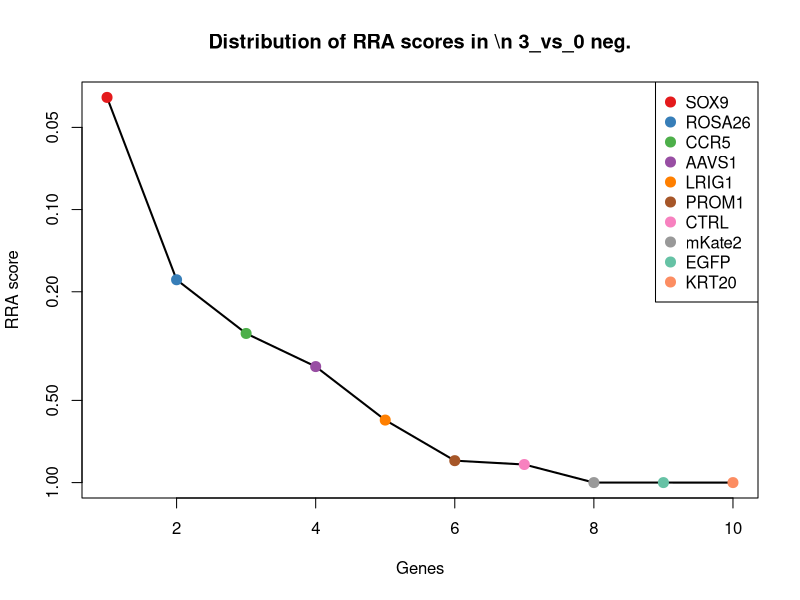
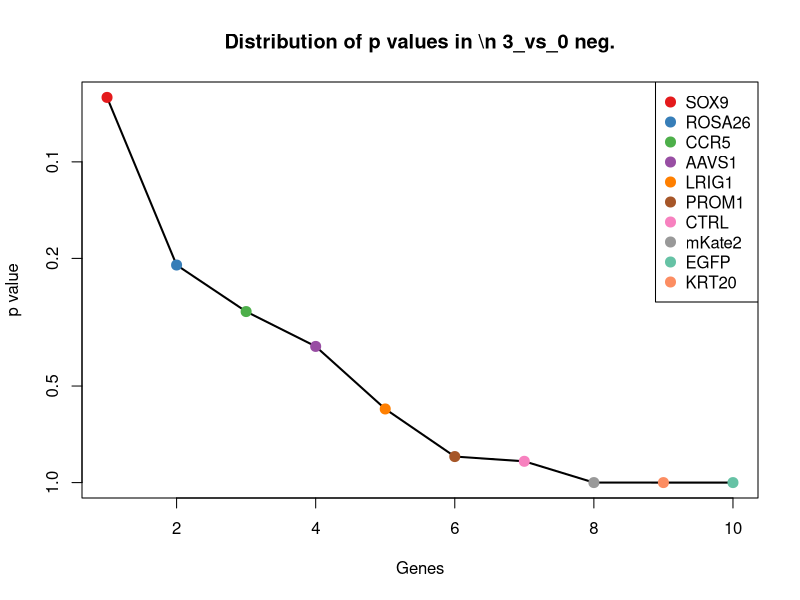
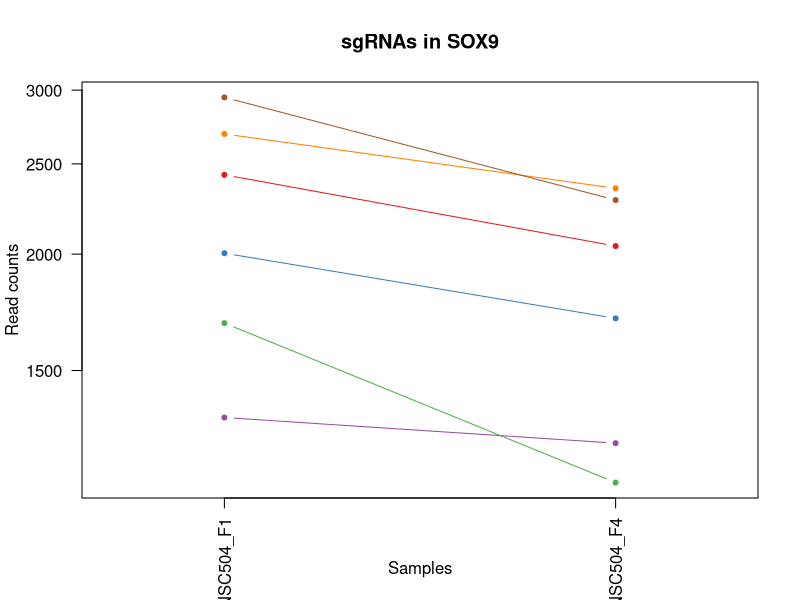
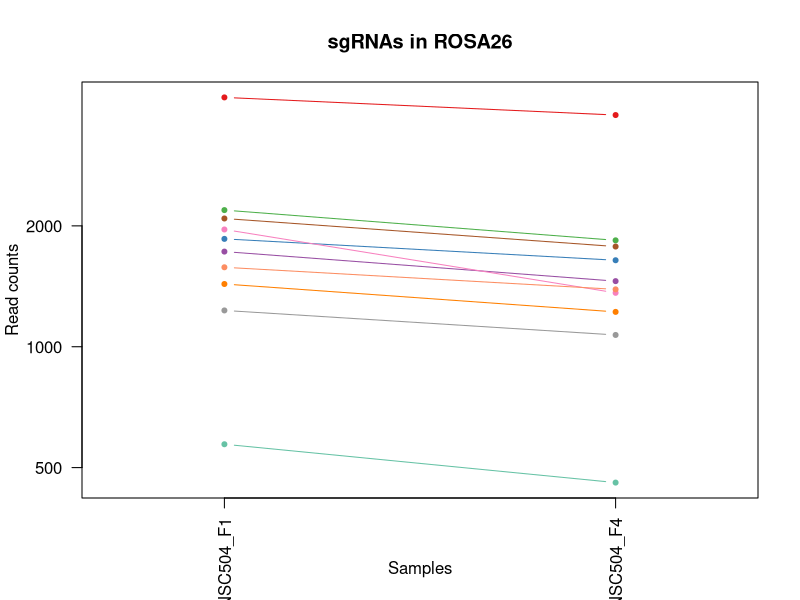
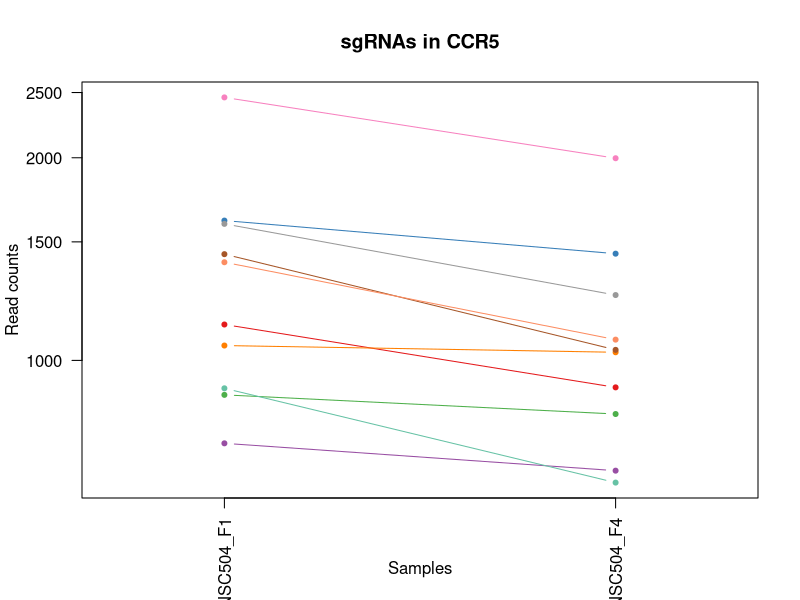
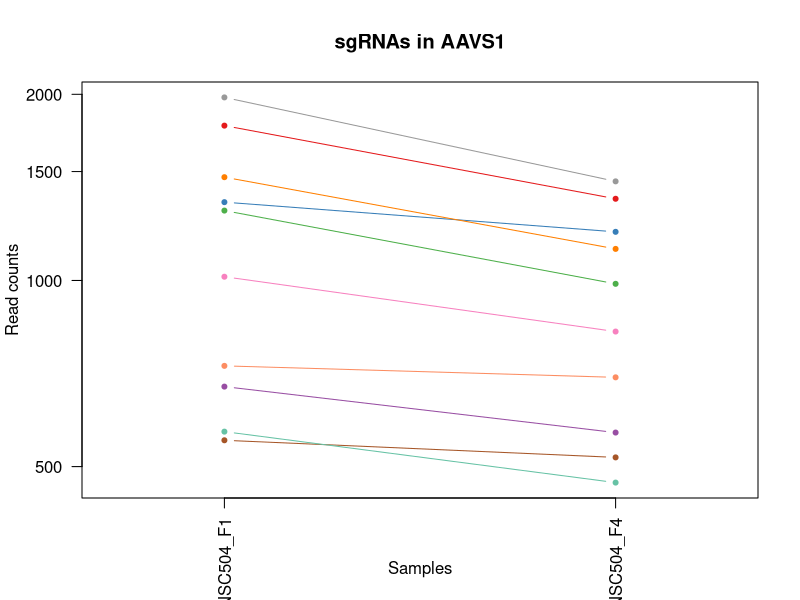
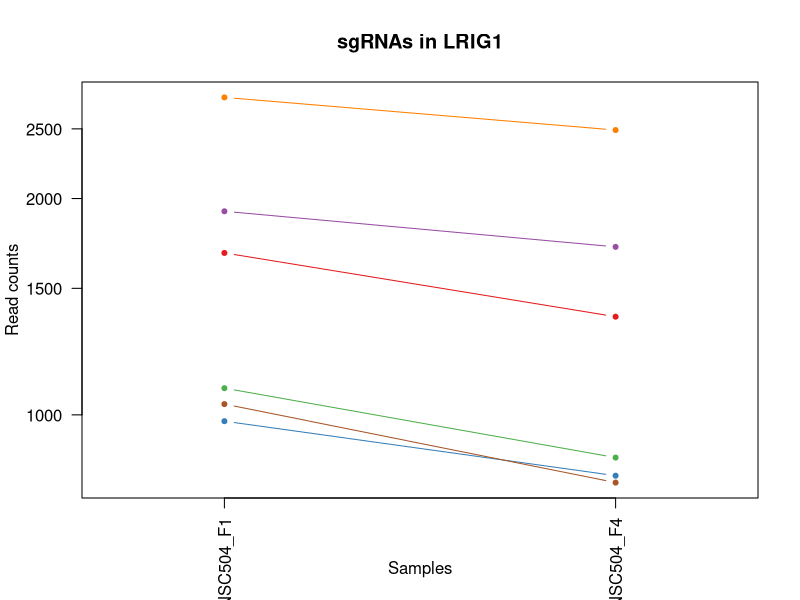
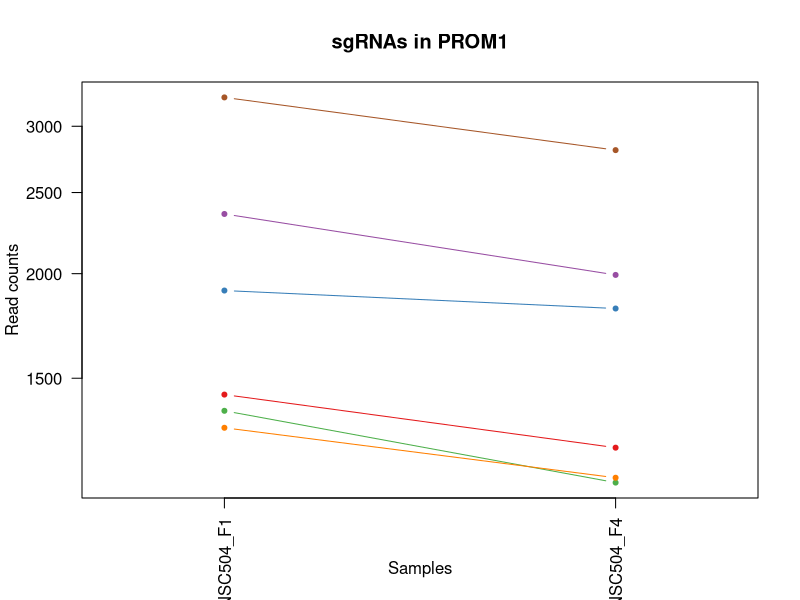

The R script that drew these images, in order: (Note: this script raises an error after producing the figures.)
pdf(file='S4A_c0_t3.pdf',width=4.5,height=4.5);
gstable=read.table('S4A_c0_t3.gene_summary.txt',header=T)
# 
#
# parameters
# Do not modify the variables beginning with "__"

# gstablename='__GENE_SUMMARY_FILE__'
startindex=3
# outputfile='__OUTPUT_FILE__'
targetgenelist=c("SOX9","ROSA26","CCR5","AAVS1","LRIG1","PROM1","CTRL","mKate2","EGFP","KRT20")
# samplelabel=sub('.\\w+.\\w+$','',colnames(gstable)[startindex]);
samplelabel='3_vs_0 neg.'


# You need to write some codes in front of this code:
# gstable=read.table(gstablename,header=T)
# pdf(file=outputfile,width=6,height=6)


# set up color using RColorBrewer
#library(RColorBrewer)
#colors <- brewer.pal(length(targetgenelist), "Set1")

colors=c( "#E41A1C", "#377EB8", "#4DAF4A", "#984EA3", "#FF7F00",  "#A65628", "#F781BF",
          "#999999", "#66C2A5", "#FC8D62", "#8DA0CB", "#E78AC3", "#A6D854", "#FFD92F", "#E5C494", "#B3B3B3", 
          "#8DD3C7", "#FFFFB3", "#BEBADA", "#FB8072", "#80B1D3", "#FDB462", "#B3DE69", "#FCCDE5",
          "#D9D9D9", "#BC80BD", "#CCEBC5", "#FFED6F")

######
# function definition

plotrankedvalues<-function(val, tglist, ...){
  
  plot(val,log='y',ylim=c(max(val),min(val)),type='l',lwd=2, ...)
  if(length(tglist)>0){
    for(i in 1:length(tglist)){
      targetgene=tglist[i];
      tx=which(names(val)==targetgene);ty=val[targetgene];
      points(tx,ty,col=colors[(i %% length(colors)) ],cex=2,pch=20)
      # text(tx+50,ty,targetgene,col=colors[i])
    }
    legend('topright',tglist,pch=20,pt.cex = 2,cex=1,col=colors)
  }
}



plotrandvalues<-function(val,targetgenelist, ...){
  # choose the one with the best distance distribution
  
  mindiffvalue=0;
  randval=val;
  for(i in 1:20){
    randval0=sample(val)
    vindex=sort(which(names(randval0) %in% targetgenelist))
    if(max(vindex)>0.9*length(val)){
      # print('pass...')
      next;
    }
    mindiffind=min(diff(vindex));
    if (mindiffind > mindiffvalue){
      mindiffvalue=mindiffind;
      randval=randval0;
      # print(paste('Diff: ',mindiffvalue))
    }
  }
  plot(randval,log='y',ylim=c(max(randval),min(randval)),pch=20,col='grey', ...)
  
  if(length(targetgenelist)>0){
    for(i in 1:length(targetgenelist)){
      targetgene=targetgenelist[i];
      tx=which(names(randval)==targetgene);ty=randval[targetgene];
      points(tx,ty,col=colors[(i %% length(colors)) ],cex=2,pch=20)
      text(tx+50,ty,targetgene,col=colors[i])
    }
  }
  
}




# set.seed(1235)



pvec=gstable[,startindex]
names(pvec)=gstable[,'id']
pvec=sort(pvec);

plotrankedvalues(pvec,targetgenelist,xlab='Genes',ylab='RRA score',main=paste('Distribution of RRA scores in \\n',samplelabel))

# plotrandvalues(pvec,targetgenelist,xlab='Genes',ylab='RRA score',main=paste('Distribution of RRA scores in \\n',samplelabel))


pvec=gstable[,startindex+1]
names(pvec)=gstable[,'id']
pvec=sort(pvec);

plotrankedvalues(pvec,targetgenelist,xlab='Genes',ylab='p value',main=paste('Distribution of p values in \\n',samplelabel))

# plotrandvalues(pvec,targetgenelist,xlab='Genes',ylab='p value',main=paste('Distribution of p values in \\n',samplelabel))



# you need to write after this code:
# dev.off()






# parameters
# Do not modify the variables beginning with "__"
targetmat=list(c(2432.1682884463703,2039.3109470822533),c(2003.648450447097,1705.4163439653537),c(1685.4406499525871,1135.9983522475816),c(1334.3513767403113,1252.3412309540367),c(2690.9772995152384,2352.3962548207624),c(2945.543539910846,2285.238983372321))
targetgene="SOX9"
collabel=c("S25_MNSC504_F1","S28_MNSC504_F4")

# set up color using RColorBrewer
#library(RColorBrewer)
#colors <- brewer.pal(length(targetgenelist), "Set1")

colors=c( "#E41A1C", "#377EB8", "#4DAF4A", "#984EA3", "#FF7F00",  "#A65628", "#F781BF",
          "#999999", "#66C2A5", "#FC8D62", "#8DA0CB", "#E78AC3", "#A6D854", "#FFD92F", "#E5C494", "#B3B3B3", 
          "#8DD3C7", "#FFFFB3", "#BEBADA", "#FB8072", "#80B1D3", "#FDB462", "#B3DE69", "#FCCDE5",
          "#D9D9D9", "#BC80BD", "#CCEBC5", "#FFED6F")


## code

targetmatvec=unlist(targetmat)+1
yrange=range(targetmatvec[targetmatvec>0]);
# yrange[1]=1; # set the minimum value to 1
for(i in 1:length(targetmat)){
  vali=targetmat[[i]]+1;
  if(i==1){
    plot(1:length(vali),vali,type='b',las=1,pch=20,main=paste('sgRNAs in',targetgene),ylab='Read counts',xlab='Samples',xlim=c(0.7,length(vali)+0.3),ylim = yrange,col=colors[(i %% length(colors))],xaxt='n',log='y')
    axis(1,at=1:length(vali),labels=(collabel),las=2)
    # lines(0:100,rep(1,101),col='black');
  }else{
    lines(1:length(vali),vali,type='b',pch=20,col=colors[(i %% length(colors))])
  }
}




# parameters
# Do not modify the variables beginning with "__"
targetmat=list(c(4177.007727824599,3774.995357052538),c(1855.1514768829925,1641.0967037048745),c(2188.208974733913,1839.7308868622367),c(1724.6862786802435,1455.7047994246695),c(1431.9351022252943,1220.1814108237973),c(2085.3217859073548,1775.4112466017575),c(1958.0386657095505,1361.117093159259),c(1230.403495245438,1068.8410807991402),c(570.6526555534876,457.8044983245875),c(1576.1893051161387,1388.5475279762281))
targetgene="ROSA26"
collabel=c("S25_MNSC504_F1","S28_MNSC504_F4")

# set up color using RColorBrewer
#library(RColorBrewer)
#colors <- brewer.pal(length(targetgenelist), "Set1")

colors=c( "#E41A1C", "#377EB8", "#4DAF4A", "#984EA3", "#FF7F00",  "#A65628", "#F781BF",
          "#999999", "#66C2A5", "#FC8D62", "#8DA0CB", "#E78AC3", "#A6D854", "#FFD92F", "#E5C494", "#B3B3B3", 
          "#8DD3C7", "#FFFFB3", "#BEBADA", "#FB8072", "#80B1D3", "#FDB462", "#B3DE69", "#FCCDE5",
          "#D9D9D9", "#BC80BD", "#CCEBC5", "#FFED6F")


## code

targetmatvec=unlist(targetmat)+1
yrange=range(targetmatvec[targetmatvec>0]);
# yrange[1]=1; # set the minimum value to 1
for(i in 1:length(targetmat)){
  vali=targetmat[[i]]+1;
  if(i==1){
    plot(1:length(vali),vali,type='b',las=1,pch=20,main=paste('sgRNAs in',targetgene),ylab='Read counts',xlab='Samples',xlim=c(0.7,length(vali)+0.3),ylim = yrange,col=colors[(i %% length(colors))],xaxt='n',log='y')
    axis(1,at=1:length(vali),labels=(collabel),las=2)
    # lines(0:100,rep(1,101),col='black');
  }else{
    lines(1:length(vali),vali,type='b',pch=20,col=colors[(i %% length(colors))])
  }
}




# parameters
# Do not modify the variables beginning with "__"
targetmat=list(c(1129.6376917555099,910.8796113359044),c(1612.2528558388499,1439.6248893595498),c(887.7997633796825,831.4259380729594),c(752.0311018353583,684.814993361573),c(1051.1464343001976,1027.2224900423594),c(1437.2385655668695,1035.7353836062464),c(2457.624912485931,1995.8006022001643),c(1594.2210804774943,1249.5035997660743),c(907.9529240776681,657.3845585446039),c(1397.9929368392134,1072.6245890497567))
targetgene="CCR5"
collabel=c("S25_MNSC504_F1","S28_MNSC504_F4")

# set up color using RColorBrewer
#library(RColorBrewer)
#colors <- brewer.pal(length(targetgenelist), "Set1")

colors=c( "#E41A1C", "#377EB8", "#4DAF4A", "#984EA3", "#FF7F00",  "#A65628", "#F781BF",
          "#999999", "#66C2A5", "#FC8D62", "#8DA0CB", "#E78AC3", "#A6D854", "#FFD92F", "#E5C494", "#B3B3B3", 
          "#8DD3C7", "#FFFFB3", "#BEBADA", "#FB8072", "#80B1D3", "#FDB462", "#B3DE69", "#FCCDE5",
          "#D9D9D9", "#BC80BD", "#CCEBC5", "#FFED6F")


## code

targetmatvec=unlist(targetmat)+1
yrange=range(targetmatvec[targetmatvec>0]);
# yrange[1]=1; # set the minimum value to 1
for(i in 1:length(targetmat)){
  vali=targetmat[[i]]+1;
  if(i==1){
    plot(1:length(vali),vali,type='b',las=1,pch=20,main=paste('sgRNAs in',targetgene),ylab='Read counts',xlab='Samples',xlim=c(0.7,length(vali)+0.3),ylim = yrange,col=colors[(i %% length(colors))],xaxt='n',log='y')
    axis(1,at=1:length(vali),labels=(collabel),las=2)
    # lines(0:100,rep(1,101),col='black');
  }else{
    lines(1:length(vali),vali,type='b',pch=20,col=colors[(i %% length(colors))])
  }
}




# parameters
# Do not modify the variables beginning with "__"
targetmat=list(c(1778.78160476431,1354.4959537206803),c(1337.5334547452564,1197.4803613200986),c(1296.16644068097,986.5497763482329),c(672.4791517117308,566.5803605298097),c(1467.9986529480054,1123.7019504330783),c(550.499494855502,516.4488762091421),c(1012.9614982408564,825.7506756970348),c(1976.070441070906,1445.3001517354744),c(568.5312702168576,470.1009001390908),c(726.5744777957975,696.1655181134222))
targetgene="AAVS1"
collabel=c("S25_MNSC504_F1","S28_MNSC504_F4")

# set up color using RColorBrewer
#library(RColorBrewer)
#colors <- brewer.pal(length(targetgenelist), "Set1")

colors=c( "#E41A1C", "#377EB8", "#4DAF4A", "#984EA3", "#FF7F00",  "#A65628", "#F781BF",
          "#999999", "#66C2A5", "#FC8D62", "#8DA0CB", "#E78AC3", "#A6D854", "#FFD92F", "#E5C494", "#B3B3B3", 
          "#8DD3C7", "#FFFFB3", "#BEBADA", "#FB8072", "#80B1D3", "#FDB462", "#B3DE69", "#FCCDE5",
          "#D9D9D9", "#BC80BD", "#CCEBC5", "#FFED6F")


## code

targetmatvec=unlist(targetmat)+1
yrange=range(targetmatvec[targetmatvec>0]);
# yrange[1]=1; # set the minimum value to 1
for(i in 1:length(targetmat)){
  vali=targetmat[[i]]+1;
  if(i==1){
    plot(1:length(vali),vali,type='b',las=1,pch=20,main=paste('sgRNAs in',targetgene),ylab='Read counts',xlab='Samples',xlim=c(0.7,length(vali)+0.3),ylim = yrange,col=colors[(i %% length(colors))],xaxt='n',log='y')
    axis(1,at=1:length(vali),labels=(collabel),las=2)
    # lines(0:100,rep(1,101),col='black');
  }else{
    lines(1:length(vali),vali,type='b',pch=20,col=colors[(i %% length(colors))])
  }
}




# parameters
# Do not modify the variables beginning with "__"
targetmat=list(c(1679.076493942697,1368.684109660492),c(979.0193328547753,821.9671674464184),c(1088.2706776912237,871.1527747044319),c(1918.7930369818944,1712.0374834039324),c(2764.1650936289757,2489.548428905608),c(1034.175351607157,803.9955032559903))
targetgene="LRIG1"
collabel=c("S25_MNSC504_F1","S28_MNSC504_F4")

# set up color using RColorBrewer
#library(RColorBrewer)
#colors <- brewer.pal(length(targetgenelist), "Set1")

colors=c( "#E41A1C", "#377EB8", "#4DAF4A", "#984EA3", "#FF7F00",  "#A65628", "#F781BF",
          "#999999", "#66C2A5", "#FC8D62", "#8DA0CB", "#E78AC3", "#A6D854", "#FFD92F", "#E5C494", "#B3B3B3", 
          "#8DD3C7", "#FFFFB3", "#BEBADA", "#FB8072", "#80B1D3", "#FDB462", "#B3DE69", "#FCCDE5",
          "#D9D9D9", "#BC80BD", "#CCEBC5", "#FFED6F")


## code

targetmatvec=unlist(targetmat)+1
yrange=range(targetmatvec[targetmatvec>0]);
# yrange[1]=1; # set the minimum value to 1
for(i in 1:length(targetmat)){
  vali=targetmat[[i]]+1;
  if(i==1){
    plot(1:length(vali),vali,type='b',las=1,pch=20,main=paste('sgRNAs in',targetgene),ylab='Read counts',xlab='Samples',xlim=c(0.7,length(vali)+0.3),ylim = yrange,col=colors[(i %% length(colors))],xaxt='n',log='y')
    axis(1,at=1:length(vali),labels=(collabel),las=2)
    # lines(0:100,rep(1,101),col='black');
  }else{
    lines(1:length(vali),vali,type='b',pch=20,col=colors[(i %% length(colors))])
  }
}




# parameters
# Do not modify the variables beginning with "__"
targetmat=list(c(1432.9957948936094,1238.1530750142251),c(1908.186110298744,1816.083960295884),c(1370.4149274630224,1124.6478274957324),c(2355.798416327688,1992.0170939495479),c(1307.8340600324354,1139.781860498198),c(3246.7802577123157,2808.3089990200415))
targetgene="PROM1"
collabel=c("S25_MNSC504_F1","S28_MNSC504_F4")

# set up color using RColorBrewer
#library(RColorBrewer)
#colors <- brewer.pal(length(targetgenelist), "Set1")

colors=c( "#E41A1C", "#377EB8", "#4DAF4A", "#984EA3", "#FF7F00",  "#A65628", "#F781BF",
          "#999999", "#66C2A5", "#FC8D62", "#8DA0CB", "#E78AC3", "#A6D854", "#FFD92F", "#E5C494", "#B3B3B3", 
          "#8DD3C7", "#FFFFB3", "#BEBADA", "#FB8072", "#80B1D3", "#FDB462", "#B3DE69", "#FCCDE5",
          "#D9D9D9", "#BC80BD", "#CCEBC5", "#FFED6F")


## code

targetmatvec=unlist(targetmat)+1
yrange=range(targetmatvec[targetmatvec>0]);
# yrange[1]=1; # set the minimum value to 1
for(i in 1:length(targetmat)){
  vali=targetmat[[i]]+1;
  if(i==1){
    plot(1:length(vali),vali,type='b',las=1,pch=20,main=paste('sgRNAs in',targetgene),ylab='Read counts',xlab='Samples',xlim=c(0.7,length(vali)+0.3),ylim = yrange,col=colors[(i %% length(colors))],xaxt='n',log='y')
    axis(1,at=1:length(vali),labels=(collabel),las=2)
    # lines(0:100,rep(1,101),col='black');
  }else{
    lines(1:length(vali),vali,type='b',pch=20,col=colors[(i %% length(colors))])
  }
}




# parameters
# Do not modify the variables beginning with "__"
targetmat=list(c(1249.4959632751086,1004.521440538661),c(1199.6434078643022,1082.0833596762977),c(3700.7567197511494,3374.889359549851),c(672.4791517117308,560.9050981538851),c(1367.2328494580772,1132.2148439969653),c(2506.4167752284225,2078.0919066510714),c(1466.9379602796905,1301.5268382120503),c(1451.027570254965,1318.5526253398243),c(1216.6144905573426,1153.0241393753556),c(2116.0818732884904,1933.3727160649933))
targetgene="CTRL"
collabel=c("S25_MNSC504_F1","S28_MNSC504_F4")

# set up color using RColorBrewer
#library(RColorBrewer)
#colors <- brewer.pal(length(targetgenelist), "Set1")

colors=c( "#E41A1C", "#377EB8", "#4DAF4A", "#984EA3", "#FF7F00",  "#A65628", "#F781BF",
          "#999999", "#66C2A5", "#FC8D62", "#8DA0CB", "#E78AC3", "#A6D854", "#FFD92F", "#E5C494", "#B3B3B3", 
          "#8DD3C7", "#FFFFB3", "#BEBADA", "#FB8072", "#80B1D3", "#FDB462", "#B3DE69", "#FCCDE5",
          "#D9D9D9", "#BC80BD", "#CCEBC5", "#FFED6F")


## code

targetmatvec=unlist(targetmat)+1
yrange=range(targetmatvec[targetmatvec>0]);
# yrange[1]=1; # set the minimum value to 1
for(i in 1:length(targetmat)){
  vali=targetmat[[i]]+1;
  if(i==1){
    plot(1:length(vali),vali,type='b',las=1,pch=20,main=paste('sgRNAs in',targetgene),ylab='Read counts',xlab='Samples',xlim=c(0.7,length(vali)+0.3),ylim = yrange,col=colors[(i %% length(colors))],xaxt='n',log='y')
    axis(1,at=1:length(vali),labels=(collabel),las=2)
    # lines(0:100,rep(1,101),col='black');
  }else{
    lines(1:length(vali),vali,type='b',pch=20,col=colors[(i %% length(colors))])
  }
}




# parameters
# Do not modify the variables beginning with "__"
targetmat=list(c(2345.191489644538,3147.8788645128657),c(2825.6852683912475,4160.913198615413),c(2700.5235335300736,3542.3095996396282),c(1871.061866907718,2168.896104665866),c(2142.5991899963665,3045.7241417462224),c(3965.929886829908,5326.233739805272))
targetgene="mKate2"
collabel=c("S25_MNSC504_F1","S28_MNSC504_F4")

# set up color using RColorBrewer
#library(RColorBrewer)
#colors <- brewer.pal(length(targetgenelist), "Set1")

colors=c( "#E41A1C", "#377EB8", "#4DAF4A", "#984EA3", "#FF7F00",  "#A65628", "#F781BF",
          "#999999", "#66C2A5", "#FC8D62", "#8DA0CB", "#E78AC3", "#A6D854", "#FFD92F", "#E5C494", "#B3B3B3", 
          "#8DD3C7", "#FFFFB3", "#BEBADA", "#FB8072", "#80B1D3", "#FDB462", "#B3DE69", "#FCCDE5",
          "#D9D9D9", "#BC80BD", "#CCEBC5", "#FFED6F")


## code

targetmatvec=unlist(targetmat)+1
yrange=range(targetmatvec[targetmatvec>0]);
# yrange[1]=1; # set the minimum value to 1
for(i in 1:length(targetmat)){
  vali=targetmat[[i]]+1;
  if(i==1){
    plot(1:length(vali),vali,type='b',las=1,pch=20,main=paste('sgRNAs in',targetgene),ylab='Read counts',xlab='Samples',xlim=c(0.7,length(vali)+0.3),ylim = yrange,col=colors[(i %% length(colors))],xaxt='n',log='y')
    axis(1,at=1:length(vali),labels=(collabel),las=2)
    # lines(0:100,rep(1,101),col='black');
  }else{
    lines(1:length(vali),vali,type='b',pch=20,col=colors[(i %% length(colors))])
  }
}




# parameters
# Do not modify the variables beginning with "__"
targetmat=list(c(647.02252767217,1463.2718159259025),c(827.3402812857256,2058.2284883353354),c(455.0371547071491,1173.833434753746),c(593.9878942564184,1061.2740642979072),c(728.6958631324276,1754.6019512233672),c(1470.1200382846355,2119.7104974078525))
targetgene="EGFP"
collabel=c("S25_MNSC504_F1","S28_MNSC504_F4")

# set up color using RColorBrewer
#library(RColorBrewer)
#colors <- brewer.pal(length(targetgenelist), "Set1")

colors=c( "#E41A1C", "#377EB8", "#4DAF4A", "#984EA3", "#FF7F00",  "#A65628", "#F781BF",
          "#999999", "#66C2A5", "#FC8D62", "#8DA0CB", "#E78AC3", "#A6D854", "#FFD92F", "#E5C494", "#B3B3B3", 
          "#8DD3C7", "#FFFFB3", "#BEBADA", "#FB8072", "#80B1D3", "#FDB462", "#B3DE69", "#FCCDE5",
          "#D9D9D9", "#BC80BD", "#CCEBC5", "#FFED6F")


## code

targetmatvec=unlist(targetmat)+1
yrange=range(targetmatvec[targetmatvec>0]);
# yrange[1]=1; # set the minimum value to 1
for(i in 1:length(targetmat)){
  vali=targetmat[[i]]+1;
  if(i==1){
    plot(1:length(vali),vali,type='b',las=1,pch=20,main=paste('sgRNAs in',targetgene),ylab='Read counts',xlab='Samples',xlim=c(0.7,length(vali)+0.3),ylim = yrange,col=colors[(i %% length(colors))],xaxt='n',log='y')
    axis(1,at=1:length(vali),labels=(collabel),las=2)
    # lines(0:100,rep(1,101),col='black');
  }else{
    lines(1:length(vali),vali,type='b',pch=20,col=colors[(i %% length(colors))])
  }
}




# parameters
# Do not modify the variables beginning with "__"
targetmat=list(c(712.785473107702,1212.6143943225643),c(955.6840941518445,1970.2619215085035),c(912.1956947509283,1584.344079945628),c(357.45342922216605,677.2479768603401),c(1085.0885996862785,2139.5739157235885),c(553.6815728604471,1113.2973027438832))
targetgene="KRT20"
collabel=c("S25_MNSC504_F1","S28_MNSC504_F4")

# set up color using RColorBrewer
#library(RColorBrewer)
#colors <- brewer.pal(length(targetgenelist), "Set1")

colors=c( "#E41A1C", "#377EB8", "#4DAF4A", "#984EA3", "#FF7F00",  "#A65628", "#F781BF",
          "#999999", "#66C2A5", "#FC8D62", "#8DA0CB", "#E78AC3", "#A6D854", "#FFD92F", "#E5C494", "#B3B3B3", 
          "#8DD3C7", "#FFFFB3", "#BEBADA", "#FB8072", "#80B1D3", "#FDB462", "#B3DE69", "#FCCDE5",
          "#D9D9D9", "#BC80BD", "#CCEBC5", "#FFED6F")


## code

targetmatvec=unlist(targetmat)+1
yrange=range(targetmatvec[targetmatvec>0]);
# yrange[1]=1; # set the minimum value to 1
for(i in 1:length(targetmat)){
  vali=targetmat[[i]]+1;
  if(i==1){
    plot(1:length(vali),vali,type='b',las=1,pch=20,main=paste('sgRNAs in',targetgene),ylab='Read counts',xlab='Samples',xlim=c(0.7,length(vali)+0.3),ylim = yrange,col=colors[(i %% length(colors))],xaxt='n',log='y')
    axis(1,at=1:length(vali),labels=(collabel),las=2)
    # lines(0:100,rep(1,101),col='black');
  }else{
    lines(1:length(vali),vali,type='b',pch=20,col=colors[(i %% length(colors))])
  }
}



# 
#
# parameters
# Do not modify the variables beginning with "__"

# gstablename='__GENE_SUMMARY_FILE__'
startindex=9
# outputfile='__OUTPUT_FILE__'
targetgenelist=c("KRT20","EGFP","mKate2","PROM1","SOX9","CCR5","AAVS1","LRIG1","CTRL","ROSA26")
# samplelabel=sub('.\\w+.\\w+$','',colnames(gstable)[startindex]);
samplelabel='3_vs_0 pos.'


# You need to write some codes in front of this code:
# gstable=read.table(gstablename,header=T)
# pdf(file=outputfile,width=6,height=6)


# set up color using RColorBrewer
#library(RColorBrewer)
#colors <- brewer.pal(length(targetgenelist), "Set1")

colors=c( "#E41A1C", "#377EB8", "#4DAF4A", "#984EA3", "#FF7F00",  "#A65628", "#F781BF",
          "#999999", "#66C2A5", "#FC8D62", "#8DA0CB", "#E78AC3", "#A6D854", "#FFD92F", "#E5C494", "#B3B3B3", 
          "#8DD3C7", "#FFFFB3", "#BEBADA", "#FB8072", "#80B1D3", "#FDB462", "#B3DE69", "#FCCDE5",
          "#D9D9D9", "#BC80BD", "#CCEBC5", "#FFED6F")

######
# function definition

plotrankedvalues<-function(val, tglist, ...){
  
  plot(val,log='y',ylim=c(max(val),min(val)),type='l',lwd=2, ...)
  if(length(tglist)>0){
    for(i in 1:length(tglist)){
      targetgene=tglist[i];
      tx=which(names(val)==targetgene);ty=val[targetgene];
      points(tx,ty,col=colors[(i %% length(colors)) ],cex=2,pch=20)
      # text(tx+50,ty,targetgene,col=colors[i])
    }
    legend('topright',tglist,pch=20,pt.cex = 2,cex=1,col=colors)
  }
}



plotrandvalues<-function(val,targetgenelist, ...){
  # choose the one with the best distance distribution
  
  mindiffvalue=0;
  randval=val;
  for(i in 1:20){
    randval0=sample(val)
    vindex=sort(which(names(randval0) %in% targetgenelist))
    if(max(vindex)>0.9*length(val)){
      # print('pass...')
      next;
    }
    mindiffind=min(diff(vindex));
    if (mindiffind > mindiffvalue){
      mindiffvalue=mindiffind;
      randval=randval0;
      # print(paste('Diff: ',mindiffvalue))
    }
  }
  plot(randval,log='y',ylim=c(max(randval),min(randval)),pch=20,col='grey', ...)
  
  if(length(targetgenelist)>0){
    for(i in 1:length(targetgenelist)){
      targetgene=targetgenelist[i];
      tx=which(names(randval)==targetgene);ty=randval[targetgene];
      points(tx,ty,col=colors[(i %% length(colors)) ],cex=2,pch=20)
      text(tx+50,ty,targetgene,col=colors[i])
    }
  }
  
}




# set.seed(1235)



pvec=gstable[,startindex]
names(pvec)=gstable[,'id']
pvec=sort(pvec);

plotrankedvalues(pvec,targetgenelist,xlab='Genes',ylab='RRA score',main=paste('Distribution of RRA scores in \\n',samplelabel))

# plotrandvalues(pvec,targetgenelist,xlab='Genes',ylab='RRA score',main=paste('Distribution of RRA scores in \\n',samplelabel))


pvec=gstable[,startindex+1]
names(pvec)=gstable[,'id']
pvec=sort(pvec);

plotrankedvalues(pvec,targetgenelist,xlab='Genes',ylab='p value',main=paste('Distribution of p values in \\n',samplelabel))

# plotrandvalues(pvec,targetgenelist,xlab='Genes',ylab='p value',main=paste('Distribution of p values in \\n',samplelabel))



# you need to write after this code:
# dev.off()






# parameters
# Do not modify the variables beginning with "__"
targetmat=list(c(712.785473107702,1212.6143943225643),c(955.6840941518445,1970.2619215085035),c(912.1956947509283,1584.344079945628),c(357.45342922216605,677.2479768603401),c(1085.0885996862785,2139.5739157235885),c(553.6815728604471,1113.2973027438832))
targetgene="KRT20"
collabel=c("S25_MNSC504_F1","S28_MNSC504_F4")

# set up color using RColorBrewer
#library(RColorBrewer)
#colors <- brewer.pal(length(targetgenelist), "Set1")

colors=c( "#E41A1C", "#377EB8", "#4DAF4A", "#984EA3", "#FF7F00",  "#A65628", "#F781BF",
          "#999999", "#66C2A5", "#FC8D62", "#8DA0CB", "#E78AC3", "#A6D854", "#FFD92F", "#E5C494", "#B3B3B3", 
          "#8DD3C7", "#FFFFB3", "#BEBADA", "#FB8072", "#80B1D3", "#FDB462", "#B3DE69", "#FCCDE5",
          "#D9D9D9", "#BC80BD", "#CCEBC5", "#FFED6F")


## code

targetmatvec=unlist(targetmat)+1
yrange=range(targetmatvec[targetmatvec>0]);
# yrange[1]=1; # set the minimum value to 1
for(i in 1:length(targetmat)){
  vali=targetmat[[i]]+1;
  if(i==1){
    plot(1:length(vali),vali,type='b',las=1,pch=20,main=paste('sgRNAs in',targetgene),ylab='Read counts',xlab='Samples',xlim=c(0.7,length(vali)+0.3),ylim = yrange,col=colors[(i %% length(colors))],xaxt='n',log='y')
    axis(1,at=1:length(vali),labels=(collabel),las=2)
    # lines(0:100,rep(1,101),col='black');
  }else{
    lines(1:length(vali),vali,type='b',pch=20,col=colors[(i %% length(colors))])
  }
}




# parameters
# Do not modify the variables beginning with "__"
targetmat=list(c(647.02252767217,1463.2718159259025),c(827.3402812857256,2058.2284883353354),c(455.0371547071491,1173.833434753746),c(593.9878942564184,1061.2740642979072),c(728.6958631324276,1754.6019512233672),c(1470.1200382846355,2119.7104974078525))
targetgene="EGFP"
collabel=c("S25_MNSC504_F1","S28_MNSC504_F4")

# set up color using RColorBrewer
#library(RColorBrewer)
#colors <- brewer.pal(length(targetgenelist), "Set1")

colors=c( "#E41A1C", "#377EB8", "#4DAF4A", "#984EA3", "#FF7F00",  "#A65628", "#F781BF",
          "#999999", "#66C2A5", "#FC8D62", "#8DA0CB", "#E78AC3", "#A6D854", "#FFD92F", "#E5C494", "#B3B3B3", 
          "#8DD3C7", "#FFFFB3", "#BEBADA", "#FB8072", "#80B1D3", "#FDB462", "#B3DE69", "#FCCDE5",
          "#D9D9D9", "#BC80BD", "#CCEBC5", "#FFED6F")


## code

targetmatvec=unlist(targetmat)+1
yrange=range(targetmatvec[targetmatvec>0]);
# yrange[1]=1; # set the minimum value to 1
for(i in 1:length(targetmat)){
  vali=targetmat[[i]]+1;
  if(i==1){
    plot(1:length(vali),vali,type='b',las=1,pch=20,main=paste('sgRNAs in',targetgene),ylab='Read counts',xlab='Samples',xlim=c(0.7,length(vali)+0.3),ylim = yrange,col=colors[(i %% length(colors))],xaxt='n',log='y')
    axis(1,at=1:length(vali),labels=(collabel),las=2)
    # lines(0:100,rep(1,101),col='black');
  }else{
    lines(1:length(vali),vali,type='b',pch=20,col=colors[(i %% length(colors))])
  }
}




# parameters
# Do not modify the variables beginning with "__"
targetmat=list(c(2345.191489644538,3147.8788645128657),c(2825.6852683912475,4160.913198615413),c(2700.5235335300736,3542.3095996396282),c(1871.061866907718,2168.896104665866),c(2142.5991899963665,3045.7241417462224),c(3965.929886829908,5326.233739805272))
targetgene="mKate2"
collabel=c("S25_MNSC504_F1","S28_MNSC504_F4")

# set up color using RColorBrewer
#library(RColorBrewer)
#colors <- brewer.pal(length(targetgenelist), "Set1")

colors=c( "#E41A1C", "#377EB8", "#4DAF4A", "#984EA3", "#FF7F00",  "#A65628", "#F781BF",
          "#999999", "#66C2A5", "#FC8D62", "#8DA0CB", "#E78AC3", "#A6D854", "#FFD92F", "#E5C494", "#B3B3B3", 
          "#8DD3C7", "#FFFFB3", "#BEBADA", "#FB8072", "#80B1D3", "#FDB462", "#B3DE69", "#FCCDE5",
          "#D9D9D9", "#BC80BD", "#CCEBC5", "#FFED6F")


## code

targetmatvec=unlist(targetmat)+1
yrange=range(targetmatvec[targetmatvec>0]);
# yrange[1]=1; # set the minimum value to 1
for(i in 1:length(targetmat)){
  vali=targetmat[[i]]+1;
  if(i==1){
    plot(1:length(vali),vali,type='b',las=1,pch=20,main=paste('sgRNAs in',targetgene),ylab='Read counts',xlab='Samples',xlim=c(0.7,length(vali)+0.3),ylim = yrange,col=colors[(i %% length(colors))],xaxt='n',log='y')
    axis(1,at=1:length(vali),labels=(collabel),las=2)
    # lines(0:100,rep(1,101),col='black');
  }else{
    lines(1:length(vali),vali,type='b',pch=20,col=colors[(i %% length(colors))])
  }
}




# parameters
# Do not modify the variables beginning with "__"
targetmat=list(c(1432.9957948936094,1238.1530750142251),c(1908.186110298744,1816.083960295884),c(1370.4149274630224,1124.6478274957324),c(2355.798416327688,1992.0170939495479),c(1307.8340600324354,1139.781860498198),c(3246.7802577123157,2808.3089990200415))
targetgene="PROM1"
collabel=c("S25_MNSC504_F1","S28_MNSC504_F4")

# set up color using RColorBrewer
#library(RColorBrewer)
#colors <- brewer.pal(length(targetgenelist), "Set1")

colors=c( "#E41A1C", "#377EB8", "#4DAF4A", "#984EA3", "#FF7F00",  "#A65628", "#F781BF",
          "#999999", "#66C2A5", "#FC8D62", "#8DA0CB", "#E78AC3", "#A6D854", "#FFD92F", "#E5C494", "#B3B3B3", 
          "#8DD3C7", "#FFFFB3", "#BEBADA", "#FB8072", "#80B1D3", "#FDB462", "#B3DE69", "#FCCDE5",
          "#D9D9D9", "#BC80BD", "#CCEBC5", "#FFED6F")


## code

targetmatvec=unlist(targetmat)+1
yrange=range(targetmatvec[targetmatvec>0]);
# yrange[1]=1; # set the minimum value to 1
for(i in 1:length(targetmat)){
  vali=targetmat[[i]]+1;
  if(i==1){
    plot(1:length(vali),vali,type='b',las=1,pch=20,main=paste('sgRNAs in',targetgene),ylab='Read counts',xlab='Samples',xlim=c(0.7,length(vali)+0.3),ylim = yrange,col=colors[(i %% length(colors))],xaxt='n',log='y')
    axis(1,at=1:length(vali),labels=(collabel),las=2)
    # lines(0:100,rep(1,101),col='black');
  }else{
    lines(1:length(vali),vali,type='b',pch=20,col=colors[(i %% length(colors))])
  }
}




# parameters
# Do not modify the variables beginning with "__"
targetmat=list(c(2432.1682884463703,2039.3109470822533),c(2003.648450447097,1705.4163439653537),c(1685.4406499525871,1135.9983522475816),c(1334.3513767403113,1252.3412309540367),c(2690.9772995152384,2352.3962548207624),c(2945.543539910846,2285.238983372321))
targetgene="SOX9"
collabel=c("S25_MNSC504_F1","S28_MNSC504_F4")

# set up color using RColorBrewer
#library(RColorBrewer)
#colors <- brewer.pal(length(targetgenelist), "Set1")

colors=c( "#E41A1C", "#377EB8", "#4DAF4A", "#984EA3", "#FF7F00",  "#A65628", "#F781BF",
          "#999999", "#66C2A5", "#FC8D62", "#8DA0CB", "#E78AC3", "#A6D854", "#FFD92F", "#E5C494", "#B3B3B3", 
          "#8DD3C7", "#FFFFB3", "#BEBADA", "#FB8072", "#80B1D3", "#FDB462", "#B3DE69", "#FCCDE5",
          "#D9D9D9", "#BC80BD", "#CCEBC5", "#FFED6F")


## code

targetmatvec=unlist(targetmat)+1
yrange=range(targetmatvec[targetmatvec>0]);
# yrange[1]=1; # set the minimum value to 1
for(i in 1:length(targetmat)){
  vali=targetmat[[i]]+1;
  if(i==1){
    plot(1:length(vali),vali,type='b',las=1,pch=20,main=paste('sgRNAs in',targetgene),ylab='Read counts',xlab='Samples',xlim=c(0.7,length(vali)+0.3),ylim = yrange,col=colors[(i %% length(colors))],xaxt='n',log='y')
    axis(1,at=1:length(vali),labels=(collabel),las=2)
    # lines(0:100,rep(1,101),col='black');
  }else{
    lines(1:length(vali),vali,type='b',pch=20,col=colors[(i %% length(colors))])
  }
}




# parameters
# Do not modify the variables beginning with "__"
targetmat=list(c(1129.6376917555099,910.8796113359044),c(1612.2528558388499,1439.6248893595498),c(887.7997633796825,831.4259380729594),c(752.0311018353583,684.814993361573),c(1051.1464343001976,1027.2224900423594),c(1437.2385655668695,1035.7353836062464),c(2457.624912485931,1995.8006022001643),c(1594.2210804774943,1249.5035997660743),c(907.9529240776681,657.3845585446039),c(1397.9929368392134,1072.6245890497567))
targetgene="CCR5"
collabel=c("S25_MNSC504_F1","S28_MNSC504_F4")

# set up color using RColorBrewer
#library(RColorBrewer)
#colors <- brewer.pal(length(targetgenelist), "Set1")

colors=c( "#E41A1C", "#377EB8", "#4DAF4A", "#984EA3", "#FF7F00",  "#A65628", "#F781BF",
          "#999999", "#66C2A5", "#FC8D62", "#8DA0CB", "#E78AC3", "#A6D854", "#FFD92F", "#E5C494", "#B3B3B3", 
          "#8DD3C7", "#FFFFB3", "#BEBADA", "#FB8072", "#80B1D3", "#FDB462", "#B3DE69", "#FCCDE5",
          "#D9D9D9", "#BC80BD", "#CCEBC5", "#FFED6F")


## code

targetmatvec=unlist(targetmat)+1
yrange=range(targetmatvec[targetmatvec>0]);
# yrange[1]=1; # set the minimum value to 1
for(i in 1:length(targetmat)){
  vali=targetmat[[i]]+1;
  if(i==1){
    plot(1:length(vali),vali,type='b',las=1,pch=20,main=paste('sgRNAs in',targetgene),ylab='Read counts',xlab='Samples',xlim=c(0.7,length(vali)+0.3),ylim = yrange,col=colors[(i %% length(colors))],xaxt='n',log='y')
    axis(1,at=1:length(vali),labels=(collabel),las=2)
    # lines(0:100,rep(1,101),col='black');
  }else{
    lines(1:length(vali),vali,type='b',pch=20,col=colors[(i %% length(colors))])
  }
}




# parameters
# Do not modify the variables beginning with "__"
targetmat=list(c(1778.78160476431,1354.4959537206803),c(1337.5334547452564,1197.4803613200986),c(1296.16644068097,986.5497763482329),c(672.4791517117308,566.5803605298097),c(1467.9986529480054,1123.7019504330783),c(550.499494855502,516.4488762091421),c(1012.9614982408564,825.7506756970348),c(1976.070441070906,1445.3001517354744),c(568.5312702168576,470.1009001390908),c(726.5744777957975,696.1655181134222))
targetgene="AAVS1"
collabel=c("S25_MNSC504_F1","S28_MNSC504_F4")

# set up color using RColorBrewer
#library(RColorBrewer)
#colors <- brewer.pal(length(targetgenelist), "Set1")

colors=c( "#E41A1C", "#377EB8", "#4DAF4A", "#984EA3", "#FF7F00",  "#A65628", "#F781BF",
          "#999999", "#66C2A5", "#FC8D62", "#8DA0CB", "#E78AC3", "#A6D854", "#FFD92F", "#E5C494", "#B3B3B3", 
          "#8DD3C7", "#FFFFB3", "#BEBADA", "#FB8072", "#80B1D3", "#FDB462", "#B3DE69", "#FCCDE5",
          "#D9D9D9", "#BC80BD", "#CCEBC5", "#FFED6F")


## code

targetmatvec=unlist(targetmat)+1
yrange=range(targetmatvec[targetmatvec>0]);
# yrange[1]=1; # set the minimum value to 1
for(i in 1:length(targetmat)){
  vali=targetmat[[i]]+1;
  if(i==1){
    plot(1:length(vali),vali,type='b',las=1,pch=20,main=paste('sgRNAs in',targetgene),ylab='Read counts',xlab='Samples',xlim=c(0.7,length(vali)+0.3),ylim = yrange,col=colors[(i %% length(colors))],xaxt='n',log='y')
    axis(1,at=1:length(vali),labels=(collabel),las=2)
    # lines(0:100,rep(1,101),col='black');
  }else{
    lines(1:length(vali),vali,type='b',pch=20,col=colors[(i %% length(colors))])
  }
}




# parameters
# Do not modify the variables beginning with "__"
targetmat=list(c(1679.076493942697,1368.684109660492),c(979.0193328547753,821.9671674464184),c(1088.2706776912237,871.1527747044319),c(1918.7930369818944,1712.0374834039324),c(2764.1650936289757,2489.548428905608),c(1034.175351607157,803.9955032559903))
targetgene="LRIG1"
collabel=c("S25_MNSC504_F1","S28_MNSC504_F4")

# set up color using RColorBrewer
#library(RColorBrewer)
#colors <- brewer.pal(length(targetgenelist), "Set1")

colors=c( "#E41A1C", "#377EB8", "#4DAF4A", "#984EA3", "#FF7F00",  "#A65628", "#F781BF",
          "#999999", "#66C2A5", "#FC8D62", "#8DA0CB", "#E78AC3", "#A6D854", "#FFD92F", "#E5C494", "#B3B3B3", 
          "#8DD3C7", "#FFFFB3", "#BEBADA", "#FB8072", "#80B1D3", "#FDB462", "#B3DE69", "#FCCDE5",
          "#D9D9D9", "#BC80BD", "#CCEBC5", "#FFED6F")


## code

targetmatvec=unlist(targetmat)+1
yrange=range(targetmatvec[targetmatvec>0]);
# yrange[1]=1; # set the minimum value to 1
for(i in 1:length(targetmat)){
  vali=targetmat[[i]]+1;
  if(i==1){
    plot(1:length(vali),vali,type='b',las=1,pch=20,main=paste('sgRNAs in',targetgene),ylab='Read counts',xlab='Samples',xlim=c(0.7,length(vali)+0.3),ylim = yrange,col=colors[(i %% length(colors))],xaxt='n',log='y')
    axis(1,at=1:length(vali),labels=(collabel),las=2)
    # lines(0:100,rep(1,101),col='black');
  }else{
    lines(1:length(vali),vali,type='b',pch=20,col=colors[(i %% length(colors))])
  }
}




# parameters
# Do not modify the variables beginning with "__"
targetmat=list(c(1249.4959632751086,1004.521440538661),c(1199.6434078643022,1082.0833596762977),c(3700.7567197511494,3374.889359549851),c(672.4791517117308,560.9050981538851),c(1367.2328494580772,1132.2148439969653),c(2506.4167752284225,2078.0919066510714),c(1466.9379602796905,1301.5268382120503),c(1451.027570254965,1318.5526253398243),c(1216.6144905573426,1153.0241393753556),c(2116.0818732884904,1933.3727160649933))
targetgene="CTRL"
collabel=c("S25_MNSC504_F1","S28_MNSC504_F4")

# set up color using RColorBrewer
#library(RColorBrewer)
#colors <- brewer.pal(length(targetgenelist), "Set1")

colors=c( "#E41A1C", "#377EB8", "#4DAF4A", "#984EA3", "#FF7F00",  "#A65628", "#F781BF",
          "#999999", "#66C2A5", "#FC8D62", "#8DA0CB", "#E78AC3", "#A6D854", "#FFD92F", "#E5C494", "#B3B3B3", 
          "#8DD3C7", "#FFFFB3", "#BEBADA", "#FB8072", "#80B1D3", "#FDB462", "#B3DE69", "#FCCDE5",
          "#D9D9D9", "#BC80BD", "#CCEBC5", "#FFED6F")


## code

targetmatvec=unlist(targetmat)+1
yrange=range(targetmatvec[targetmatvec>0]);
# yrange[1]=1; # set the minimum value to 1
for(i in 1:length(targetmat)){
  vali=targetmat[[i]]+1;
  if(i==1){
    plot(1:length(vali),vali,type='b',las=1,pch=20,main=paste('sgRNAs in',targetgene),ylab='Read counts',xlab='Samples',xlim=c(0.7,length(vali)+0.3),ylim = yrange,col=colors[(i %% length(colors))],xaxt='n',log='y')
    axis(1,at=1:length(vali),labels=(collabel),las=2)
    # lines(0:100,rep(1,101),col='black');
  }else{
    lines(1:length(vali),vali,type='b',pch=20,col=colors[(i %% length(colors))])
  }
}




# parameters
# Do not modify the variables beginning with "__"
targetmat=list(c(4177.007727824599,3774.995357052538),c(1855.1514768829925,1641.0967037048745),c(2188.208974733913,1839.7308868622367),c(1724.6862786802435,1455.7047994246695),c(1431.9351022252943,1220.1814108237973),c(2085.3217859073548,1775.4112466017575),c(1958.0386657095505,1361.117093159259),c(1230.403495245438,1068.8410807991402),c(570.6526555534876,457.8044983245875),c(1576.1893051161387,1388.5475279762281))
targetgene="ROSA26"
collabel=c("S25_MNSC504_F1","S28_MNSC504_F4")

# set up color using RColorBrewer
#library(RColorBrewer)
#colors <- brewer.pal(length(targetgenelist), "Set1")

colors=c( "#E41A1C", "#377EB8", "#4DAF4A", "#984EA3", "#FF7F00",  "#A65628", "#F781BF",
          "#999999", "#66C2A5", "#FC8D62", "#8DA0CB", "#E78AC3", "#A6D854", "#FFD92F", "#E5C494", "#B3B3B3", 
          "#8DD3C7", "#FFFFB3", "#BEBADA", "#FB8072", "#80B1D3", "#FDB462", "#B3DE69", "#FCCDE5",
          "#D9D9D9", "#BC80BD", "#CCEBC5", "#FFED6F")


## code

targetmatvec=unlist(targetmat)+1
yrange=range(targetmatvec[targetmatvec>0]);
# yrange[1]=1; # set the minimum value to 1
for(i in 1:length(targetmat)){
  vali=targetmat[[i]]+1;
  if(i==1){
    plot(1:length(vali),vali,type='b',las=1,pch=20,main=paste('sgRNAs in',targetgene),ylab='Read counts',xlab='Samples',xlim=c(0.7,length(vali)+0.3),ylim = yrange,col=colors[(i %% length(colors))],xaxt='n',log='y')
    axis(1,at=1:length(vali),labels=(collabel),las=2)
    # lines(0:100,rep(1,101),col='black');
  }else{
    lines(1:length(vali),vali,type='b',pch=20,col=colors[(i %% length(colors))])
  }
}



dev.off()
Sweave("S4A_c0_t3_summary.Rnw");
library(tools);

texi2dvi("S4A_c0_t3_summary.tex",pdf=TRUE);
